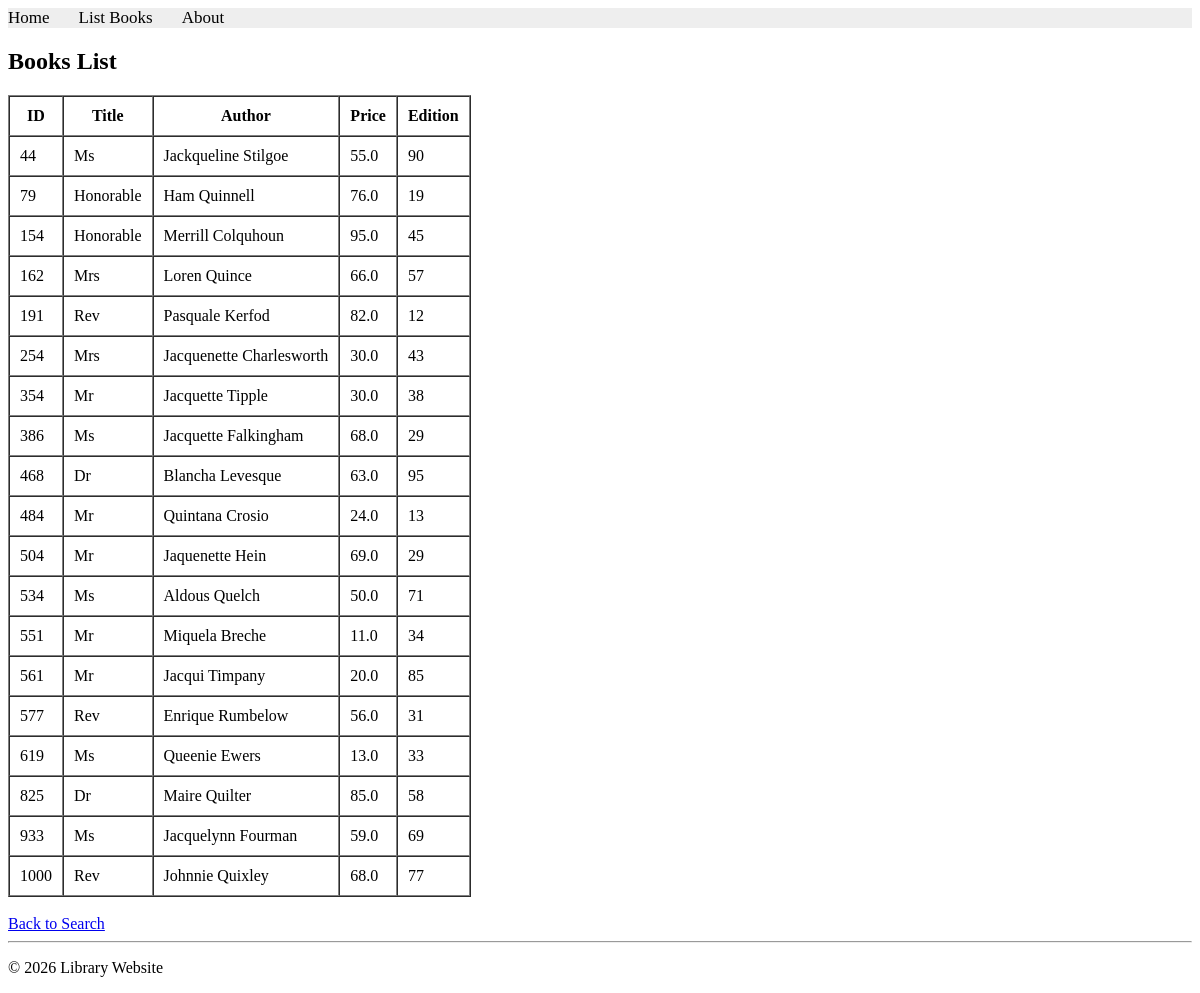
/books/lab8/task2, run on the app's committed database.
### apps/bookmodule/models.py (models this page shows)
class Book(models.Model):
    title = models.CharField(max_length=50)
    author = models.CharField(max_length=50)
    price = models.FloatField(default=0.0)
    edition = models.SmallIntegerField(default=1)

### apps/bookmodule/views.py (the view)
def lab8_task2(request):
    books = Book.objects.filter(
        Q(edition__gt=3) &
        (Q(title__icontains='qu') | Q(author__icontains='qu'))
    )
    return render(request, 'bookmodule/bookList.html', {'books': books})

### apps/templates/bookmodule/bookList.html (shortened to what this page needs)
{% extends "layouts/base.html" %}
{% block content %}
<h2>Books List</h2>
{% if books %}
    <table border="1" cellpadding="10" cellspacing="0">
        <tr>
            <th>ID</th>
            <th>Title</th>
            <th>Author</th>
            <th>Price</th>
            <th>Edition</th>
        </tr>
        {% for book in books %}
        <tr>
            <td>{{ book.id }}</td>
            <td>{{ book.title }}</td>
            <td>{{ book.author }}</td>
            <td>{{ book.price }}</td>
            <td>{{ book.edition }}</td>
        </tr>
        {% endfor %}
    </table>
{% else %}
    <p>No books found.</p>
{% endif %}
<br>
<a href="/books/search">Back to Search</a>
{% endblock content %}

### data on the page
Book: id "44", title "Ms", author "Jackqueline Stilgoe", price "55.0", edition "90"
Book: id "79", title "Honorable", author "Ham Quinnell", price "76.0", edition "19"
Book: id "154", title "Honorable", author "Merrill Colquhoun", price "95.0", edition "45"
Book: id "162", title "Mrs", author "Loren Quince", price "66.0", edition "57"
Book: id "191", title "Rev", author "Pasquale Kerfod", price "82.0", edition "12"
Book: id "254", title "Mrs", author "Jacquenette Charlesworth", price "30.0", edition "43"
Book: id "354", title "Mr", author "Jacquette Tipple", price "30.0", edition "38"
Book: id "386", title "Ms", author "Jacquette Falkingham", price "68.0", edition "29"
Book: id "468", title "Dr", author "Blancha Levesque", price "63.0", edition "95"
Book: id "484", title "Mr", author "Quintana Crosio", price "24.0", edition "13"
Book: id "504", title "Mr", author "Jaquenette Hein", price "69.0", edition "29"
Book: id "534", title "Ms", author "Aldous Quelch", price "50.0", edition "71"
Book: id "551", title "Mr", author "Miquela Breche", price "11.0", edition "34"
Book: id "561", title "Mr", author "Jacqui Timpany", price "20.0", edition "85"
Book: id "577", title "Rev", author "Enrique Rumbelow", price "56.0", edition "31"
Book: id "619", title "Ms", author "Queenie Ewers", price "13.0", edition "33"
Book: id "825", title "Dr", author "Maire Quilter", price "85.0", edition "58"
Book: id "933", title "Ms", author "Jacquelynn Fourman", price "59.0", edition "69"
Book: id "1000", title "Rev", author "Johnnie Quixley", price "68.0", edition "77"
